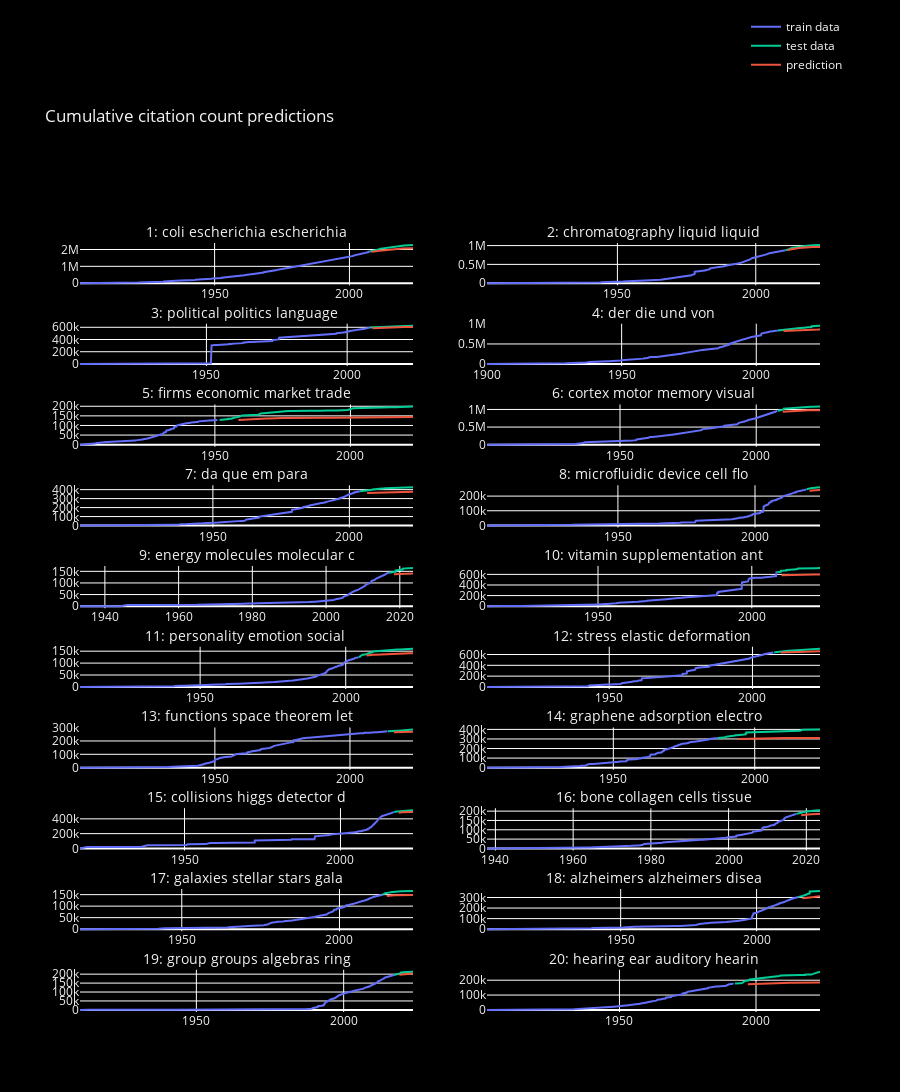

The notebook cell saved with this chart:
### Code cell
# Plots for Cumulative Citation Count prediction for topics
# Plots for Citation Count prediction for topics
# Calculate the number of rows and columns
figure_height = 2000
number_of_topics_to_plot=20
num_rows = (number_of_topics_to_plot + 1) // 2  # Ensure at least 1 row
num_cols = 2

# Create a subplot
fig = make_subplots(rows=num_rows, 
                    cols=num_cols, 
                    row_heights = [1] * num_rows,
                    column_widths= [1] * num_cols,
                    subplot_titles=[topic_labels_df['topic_labels'][i].replace('_', ' ').replace(' ', ': ', 1)[:31] for i in range(1, number_of_topics_to_plot + 1)],
                    )

# Create two separate legends for two specific traces
legend_trace_1 = go.Scatter(x=[None], y=[None], mode='lines', name='train data', line=dict(color='#636EFA'))
legend_trace_2 = go.Scatter(x=[None], y=[None], mode='lines', name='test data', line=dict(color='#00CC96'))
legend_trace_3 = go.Scatter(x=[None], y=[None], mode='lines', name='prediction', line=dict(color='#EF553C'))


for i in range(number_of_topics_to_plot):

    # train data
    trace_1 = go.Scatter(x=list_of_train_data_for_topics[i].publicationDate, 
                    y=list_of_train_data_for_topics[i]['cumulative_citationCount'], mode='lines', 
                    name='train data',
                    line=dict(color='#636EFA'),
                    showlegend=False,  # Set showlegend to True
                    )

    # test data
    trace_2 = go.Scatter(x=list_of_test_data_for_topics[i].publicationDate, 
                    y=list_of_test_data_for_topics[i]['cumulative_citationCount'], mode='lines', 
                    name='test data',
                    line=dict(color='#00CC96'),
                    showlegend=False,  # Set showlegend to True
                    )
    # prediction
    trace_3 = go.Scatter(x=list_of_test_data_for_topics[i].publicationDate[look_back:], 
                        y=list_of_cumulative_citation_count_predictions[i]['cumulative_citationCount'], mode='lines', 
                        name='prediction',
                        line=dict(color='#EF553C'),
                        showlegend=False,  # Set showlegend to True
                        )
    
    row = i // num_cols + 1
    col = i % num_cols + 1
    
    # Add both line plots to the subplot
    fig.add_trace(trace_1, row=row, col=col)
    fig.add_trace(trace_2, row=row, col=col)  
    fig.add_trace(trace_3, row=row, col=col)  

# Update layout
fig.update_layout(   
                  title_text='Cumulative citation count predictions',
                  paper_bgcolor='black',  # Set the background color to black
                  plot_bgcolor='black',  # Set the plot area background color to black
                  font=dict(color="#f2f2f2"),  # Set font color to white)
                  legend=dict(orientation='v', y=1.3, x=0.9),  # Position legend at the top right corner
                  height=figure_height
                  
)
# Add the two separate legend entries at the top right corner
fig.add_trace(legend_trace_1, row=1, col=2)
fig.add_trace(legend_trace_2, row=1, col=2)
fig.add_trace(legend_trace_3, row=1, col=2)

# Set the font size for subplot titles
fig.update_annotations(font_size=14)
# Show the plot
fig.show()

offline.plot(fig, filename='./data/lstm/plots/Cumulative_citation_count_predictions.html', auto_open=False)
